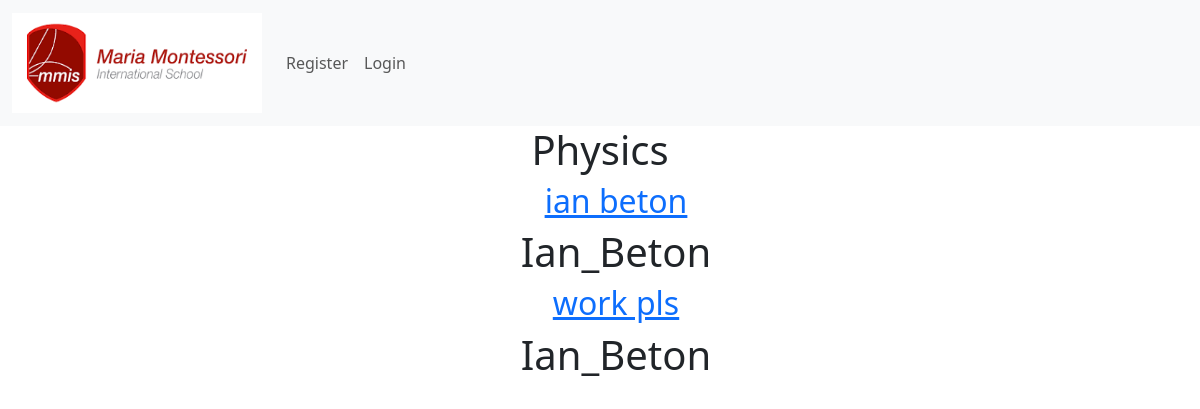
Page /category/1 on the committed database.
### main/models.py (models this page shows, shortened)
class Category(models.Model):
    title = models.CharField(max_length=100)
    subject = models.ForeignKey(Subject, on_delete=models.CASCADE)

class Subject(models.Model):
    name = models.CharField(max_length=100, unique=True)

class Post(models.Model):
    author = models.ForeignKey(User, on_delete=models.CASCADE)
    title = models.CharField(max_length=100)
    body = models.TextField()
    category = models.ForeignKey(Category, on_delete=models.CASCADE)
    subject = models.ForeignKey(Subject, on_delete=models.CASCADE)

### main/views.py (the view)
# urls.py: path('category/<int:pk>', CategoryDetailView.as_view(), name="category"),
class CategoryDetailView(DetailView):
    model = Category
    template_name = 'category.html'
    def get_context_data(self, **kwargs):
        context = super().get_context_data(**kwargs)
        context['posts'] = Post.objects.filter(category=self.object)  # You can use 'subject' here too if needed
        return context

### main/templates/category.html
{% extends 'base.html' %}
{% block content %}
<div class="container text-center">
  <h1 class="text-center">{{ category.subject.name }}</h1>
  <ul>
    {% for post in posts %}
      {% if category.subject.name == "Physics" and post.subject.name == "Physics" %}
      <a href="{%url 'details' post.pk%}" > <h2> {{post.title}} </h2> </a>
      <h1> {{post.author}}</h1>
        {% elif category.subject.name == "Empowerment_Technologies" and post.subject.name == "Empowerment_Technologies" %}
        <a href="{%url 'details' post.pk%}" > <h2> {{post.title}} </h2> </a>
        <h1> {{post.author}}</h1>
             {% elif category.subject.name == "Media_and_Information_Literacy" and post.subject.name == "Media_and_Information_Literacy" %}
        <a href="{%url 'details' post.pk%}" > <h2> {{post.title}} </h2> </a>
        <h1> {{post.author}}</h1>
      {% endif %}
    {% endfor %}
  </ul>
  </div>
{% endblock %}

### rows in the picture
Category: subject.name "Physics"
Post: title "ian beton", author "Ian_Beton"
Post: title "work pls", author "Ian_Beton"
